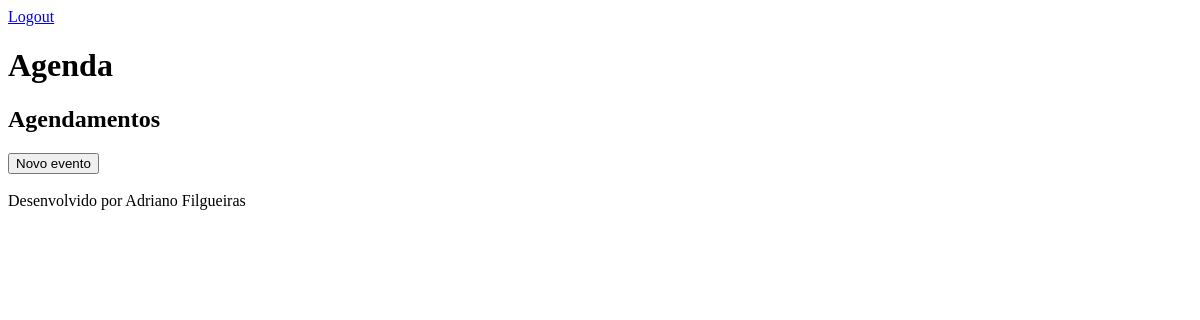
/agenda/ (signed in), run on an earlier commit of the app's database.
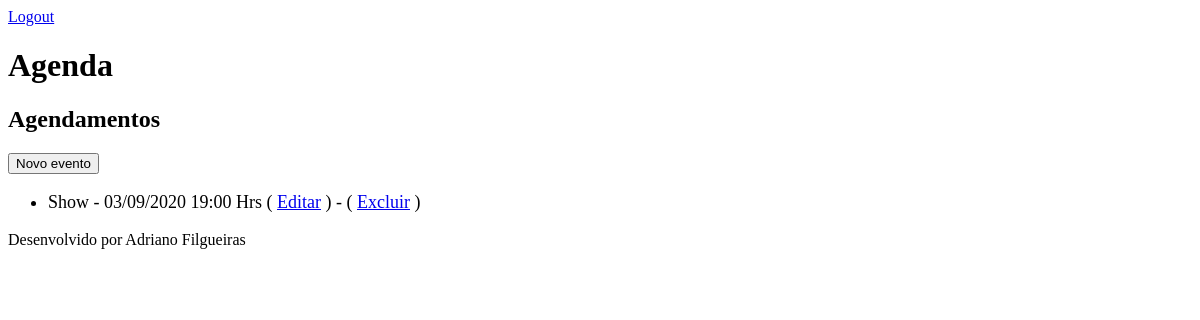
And on a later commit of the database.
### core/models.py (models this page shows, shortened)
class Evento(models.Model):
    titulo = models.CharField(max_length=100)
    descricao = models.TextField(blank=True, null=True)
    data_evento = models.DateTimeField(verbose_name='Data do Evento')
    data_criacao = models.DateTimeField(auto_now=True)
    usuario = models.ForeignKey(User, on_delete=models.CASCADE)
    class Meta:
        db_table = 'evento'
    def get_data_evento(self):
        return self.data_evento.strftime('%d/%m/%Y %H:%M Hrs')

### core/views.py (the view)
# urls.py: path('agenda/', views.lista_eventos),
@login_required(login_url='/login/')
def lista_eventos(request):
    usuario = request.user
    data_atual = datetime.now() - timedelta(hours=1)
    evento = Evento.objects.filter(usuario=usuario,
                                   data_evento__gt=data_atual)
    dados = {'eventos' : evento}
    return render(request, 'agenda.html', dados)

### templates/agenda.html
{% extends "model-page.html" %}
{% block content %}
    <h2>Agendamentos</h2>
    <a href="evento/">
        <button type="button">Novo evento</button>
    </a>
    <ul style="font-size: 18px">
    {% for evento in eventos %}
        <li>{{ evento.titulo }} - {{ evento.get_data_evento }} (
            <a href="evento/?id={{ evento.id }}">Editar</a> ) - (
            <a href="evento/delete/{{ evento.id }}">Excluir</a> )
        </li>
    {% endfor %}
    </ul>
{% endblock %}

### templates/model-page.html
<!DOCTYPE html>
<html lang="en">
<head>
    {% include "model-header.html" %}
</head>
<body>
    {% block content %}
    {% endblock %}
    {% include "model-footer.html" %}
</body>
</html>

### templates/model-header.html (shortened to what this page needs)
    <a href="/logout">Logout</a>
    <h1>Agenda</h1>

### templates/model-footer.html
<p>Desenvolvido por Adriano Filgueiras</p>

What changed in the data, as far as the page shows it:
added Evento: titulo "Show", get_data_evento "03/09/2020 19:00 Hrs"
